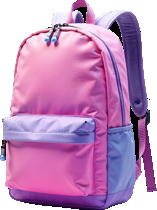
#> input picture assets/pdf-counting/lkg-textbook/bags.png, 157 x 210 px, given in place of page-25-2.jp2, which was not available
$ python build-lkg-counting-assets.py
#> lines starting #> are read from the running program, lines starting #| are printed output that depends on the picture; after the words box and inside, x2 and y2 are one past the last pixel; in counts of white or black regions, pixels touching at a corner belong together; pictures that were not available may be replaced by others from this repository, and a replacement may not be noted
from collections import deque
from pathlib import Path
from PIL import Image

ROOT = Path(__file__).resolve().parents[1]
SOURCE = ROOT / "tmp" / "pdfs" / "lkg-counting" / "embedded"
TARGET = ROOT / "assets" / "pdf-counting" / "lkg-textbook"
FILES = {
    "vases": "page-25-2.jp2",
    "cars": "page-26-2.jp2",
    "bags": "page-27-2.jp2",
    "flowers": "page-28-28.jp2",
    "tops": "page-29-2.jp2",
    "kites": "page-30-29.jp2",
    "hats": "page-31-2.jp2",
}

TARGET.mkdir(parents=True, exist_ok=True)
for noun, filename in FILES.items():
    image = Image.open(SOURCE / filename).convert("RGBA")
#> image is the input picture: PIL image 157x210 RGBA; mean R, G, B, A 136, 86.3, 132.5, 197
    width, height = image.size
#> width = 157; height = 210
    pixels = image.load()
    background = set()
    queue = deque()
    for x in range(width):
        queue.extend(((x, 0), (x, height - 1)))
    for y in range(height):
        queue.extend(((0, y), (width - 1, y)))
    while queue:
        x, y = queue.popleft()
        if (x, y) in background:
            continue
        red, green, blue, _ = pixels[x, y]
        if max(red, green, blue) > 18:
            continue
        background.add((x, y))
        if x: queue.append((x - 1, y))
        if x + 1 < width: queue.append((x + 1, y))
        if y: queue.append((x, y - 1))
        if y + 1 < height: queue.append((x, y + 1))
#> this loop made 30014 passes
#> (red, green, blue) on passes 1 to 3: (0, 0, 0), (0, 0, 0), (0, 0, 0)
#> after the loop, background = 7493 items
    alpha = Image.new("L", image.size, 255)
#> alpha: PIL image 157x210 L; every value is 255
    alpha_pixels = alpha.load()
    for x, y in background:
        alpha_pixels[x, y] = 0
#> this loop made 7493 passes
#> (x, y) on passes 1 to 3: (21, 208), (62, 209), (150, 93)
    image.putalpha(alpha)
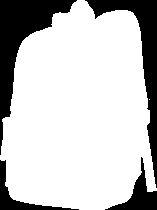
#> alpha: PIL image 157x210 L; 77.3% white; 4 black regions, box (x1, y1, x2, y2) and area: (0, 0, 77, 155) 3295, (85, 0, 157, 188) 2650, (105, 157, 157, 210) 840, (0, 160, 79, 210) 708
    bounds = alpha.getbbox()
#> bounds = (0, 0, 157, 210)
    if not bounds:
        raise RuntimeError(f"No visible content in {filename}")
    image = image.crop(bounds)
    image.save(TARGET / f"{noun}.png", optimize=True)
    print(noun, image.size)
#| vases (157, 210)
#> pass 2 of the loop `for noun, filename in FILES.items():`:
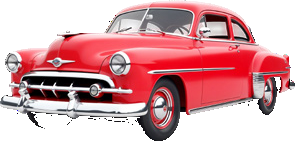
#> input picture assets/pdf-counting/lkg-textbook/cars.png, 295 x 141 px, given in place of page-26-2.jp2, which was not available
#> image is the input picture: PIL image 295x141 RGBA; mean R, G, B, A 115.9, 63.6, 68.4, 157.3
#> the loop `for x, y in background:` made 15930 passes
#> (x, y) on passes 1 to 3: (294, 101), (252, 104), (71, 29)
#> `image.putalpha(alpha)`:
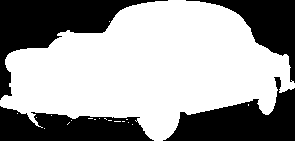
#> alpha: PIL image 295x141 L; 61.7% white; 4 black regions, box (x1, y1, x2, y2) and area: (0, 0, 168, 100) 5206, (163, 77, 295, 141) 4248, (0, 106, 154, 141) 3629, (186, 0, 295, 83) 2847
#| cars (295, 141)
#> (the run stopped early here; a loop or call above may not have finished)
